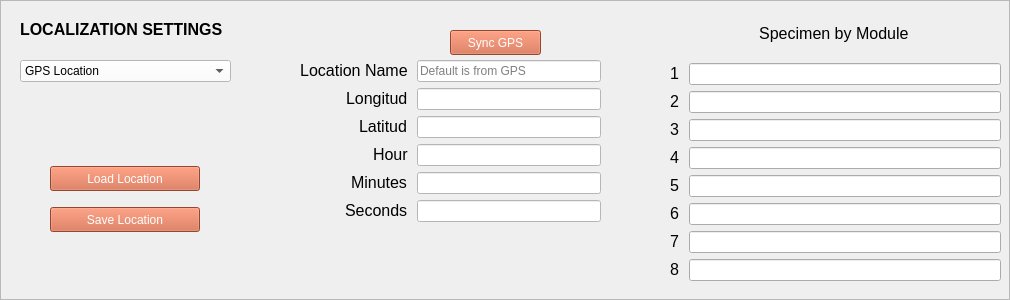
         <widget class="QFrame" name="main_tab_LocalizationSettings_Frame">
          <property name="minimumSize">
           <size>
            <width>1000</width>
            <height>300</height>
           </size>
          </property>
          <property name="maximumSize">
           <size>
            <width>16777215</width>
            <height>16777215</height>
           </size>
          </property>
          <property name="frameShape">
           <enum>QFrame::StyledPanel</enum>
          </property>
          <property name="frameShadow">
           <enum>QFrame::Raised</enum>
          </property>
          <widget class="QLabel" name="main_tab_LocalizationSettings_Label">
           <property name="geometry">
            <rect>
             <x>20</x>
             <y>20</y>
             <width>221</width>
             <height>16</height>
            </rect>
           </property>
           <property name="text">
            <string>&lt;html&gt;&lt;head/&gt;&lt;body&gt;&lt;p&gt;&lt;span style=&quot;
													font-size:12pt; font-weight:600;&quot;&gt;LOCALIZATION SETTINGS&lt;/span&gt;&lt;/p&gt;&lt;/body&gt;&lt;/html&gt;
												</string>
           </property>
          </widget>
          <widget class="QPushButton" name="main_tab_LocalizationSettings_acquire_GPS_Button">
           <property name="geometry">
            <rect>
             <x>450</x>
             <y>30</y>
             <width>91</width>
             <height>25</height>
            </rect>
           </property>
           <property name="minimumSize">
            <size>
             <width>0</width>
             <height>25</height>
            </size>
           </property>
           <property name="maximumSize">
            <size>
             <width>100</width>
             <height>25</height>
            </size>
           </property>
           <property name="layoutDirection">
            <enum>Qt::LeftToRight</enum>
           </property>
           <property name="autoFillBackground">
            <bool>false</bool>
           </property>
           <property name="styleSheet">
            <string notr="true">background-color: rgb(209, 99, 65);
													color: rgb(255, 255, 255);
													font: 12pt &quot;MS Shell Dlg 2&quot;;
												</string>
           </property>
           <property name="text">
            <string>Sync GPS</string>
           </property>
          </widget>
          <widget class="QWidget" name="layoutWidget">
           <property name="geometry">
            <rect>
             <x>300</x>
             <y>60</y>
             <width>301</width>
             <height>182</height>
            </rect>
           </property>
           <layout class="QFormLayout" name="main_tab_localization_Form">
            <property name="labelAlignment">
             <set>Qt::AlignRight|Qt::AlignTrailing|Qt::AlignVCenter</set>
            </property>
            <item row="0" column="0">
             <widget class="QLabel" name="main_tab_longitud_Label">
              <property name="text">
               <string>&lt;html&gt;&lt;head/&gt;&lt;body&gt;&lt;p align=&quot;right&quot;&gt;&lt;span
																style=&quot; font-size:12pt;&quot;&gt;Location Name&lt;/span&gt;&lt;/p&gt;&lt;/body&gt;&lt;/html&gt;
															</string>
              </property>
              <property name="buddy">
               <cstring>main_tab_LocalizationSettings_Name_lineEdit
															</cstring>
              </property>
             </widget>
            </item>
            <item row="0" column="1">
             <widget class="QLineEdit" name="main_tab_LocalizationSettings_Name_lineEdit">
              <property name="maximumSize">
               <size>
                <width>500</width>
                <height>16777215</height>
               </size>
              </property>
              <property name="styleSheet">
               <string notr="true">background-color: rgb(255, 255, 255);
																font: 12pt &quot;MS Shell Dlg 2&quot;;
																color: rgb(0, 0, 0)
															</string>
              </property>
              <property name="placeholderText">
               <string>Default is from GPS</string>
              </property>
             </widget>
            </item>
            <item row="1" column="0">
             <widget class="QLabel" name="main_tab_Localization_longitudLabel">
              <property name="text">
               <string>&lt;html&gt;&lt;head/&gt;&lt;body&gt;&lt;p&gt;&lt;span
																style=&quot; font-size:12pt;&quot;&gt;Longitud&lt;/span&gt;&lt;/p&gt;&lt;/body&gt;&lt;/html&gt;
															</string>
              </property>
              <property name="buddy">
               <cstring>main_tab_LocalizationSettings_longitudLineEdit
															</cstring>
              </property>
             </widget>
            </item>
            <item row="1" column="1">
             <widget class="QLineEdit" name="main_tab_LocalizationSettings_longitudLineEdit">
              <property name="styleSheet">
               <string notr="true">background-color: rgb(255, 255, 255);
																font: 12pt &quot;MS Shell Dlg 2&quot;;
																color: rgb(0, 0, 0)
															</string>
              </property>
             </widget>
            </item>
            <item row="2" column="0">
             <widget class="QLabel" name="main_tab_Localization_latitudLabel">
              <property name="text">
               <string>&lt;html&gt;&lt;head/&gt;&lt;body&gt;&lt;p&gt;&lt;span
																style=&quot; font-size:12pt;&quot;&gt; Latitud&lt;/span&gt;&lt;/p&gt;&lt;/body&gt;&lt;/html&gt;
															</string>
              </property>
              <property name="buddy">
               <cstring>main_tab_LocalizationSettings_latitudLineEdit
															</cstring>
              </property>
             </widget>
            </item>
            <item row="2" column="1">
             <widget class="QLineEdit" name="main_tab_LocalizationSettings_latitudLineEdit">
              <property name="styleSheet">
               <string notr="true">background-color: rgb(255, 255, 255);
																font: 12pt &quot;MS Shell Dlg 2&quot;;
																color: rgb(0, 0, 0)
															</string>
              </property>
             </widget>
            </item>
            <item row="3" column="0">
             <widget class="QLabel" name="main_tab_Localization_hourLabel">
              <property name="text">
               <string>&lt;html&gt;&lt;head/&gt;&lt;body&gt;&lt;p align=&quot;right&quot;&gt;&lt;span
																style=&quot; font-size:12pt;&quot;&gt;Hour&lt;/span&gt;&lt;/p&gt;&lt;/body&gt;&lt;/html&gt;
															</string>
              </property>
              <property name="buddy">
               <cstring>main_tab_LocalizationSettings_hourLineEdit
															</cstring>
              </property>
             </widget>
            </item>
            <item row="3" column="1">
             <widget class="QLineEdit" name="main_tab_LocalizationSettings_hourLineEdit">
              <property name="styleSheet">
               <string notr="true">background-color: rgb(255, 255, 255);
																font: 12pt &quot;MS Shell Dlg 2&quot;;
																color: rgb(0, 0, 0)
															</string>
              </property>
             </widget>
            </item>
            <item row="4" column="0">
             <widget class="QLabel" name="main_tab_Localization_minutesLabel">
              <property name="text">
               <string>&lt;html&gt;&lt;head/&gt;&lt;body&gt;&lt;p&gt;&lt;span
																style=&quot; font-size:12pt;&quot;&gt;Minutes&lt;/span&gt;&lt;/p&gt;&lt;/body&gt;&lt;/html&gt;
															</string>
              </property>
              <property name="buddy">
               <cstring>main_tab_LocalizationSettings_minutesLineEdit
															</cstring>
              </property>
             </widget>
            </item>
            <item row="4" column="1">
             <widget class="QLineEdit" name="main_tab_LocalizationSettings_minutesLineEdit">
              <property name="styleSheet">
               <string notr="true">background-color: rgb(255, 255, 255);
																font: 12pt &quot;MS Shell Dlg 2&quot;;
																color: rgb(0, 0, 0)
															</string>
              </property>
             </widget>
            </item>
            <item row="5" column="0">
             <widget class="QLabel" name="main_tab_Localization_secondsLabel">
              <property name="text">
               <string>&lt;html&gt;&lt;head/&gt;&lt;body&gt;&lt;p&gt;&lt;span
																style=&quot; font-size:12pt;&quot;&gt;Seconds&lt;/span&gt;&lt;/p&gt;&lt;/body&gt;&lt;/html&gt;
															</string>
              </property>
              <property name="buddy">
               <cstring>main_tab_LocalizationSettings_secondsLineEdit
															</cstring>
              </property>
             </widget>
            </item>
            <item row="5" column="1">
             <widget class="QLineEdit" name="main_tab_LocalizationSettings_secondsLineEdit">
              <property name="styleSheet">
               <string notr="true">background-color: rgb(255, 255, 255);
																font: 12pt &quot;MS Shell Dlg 2&quot;;
																color: rgb(0, 0, 0)
															</string>
              </property>
             </widget>
            </item>
           </layout>
          </widget>
          <widget class="QComboBox" name="main_tab_LocalizationSettings_type_DropBox">
           <property name="geometry">
            <rect>
             <x>20</x>
             <y>60</y>
             <width>211</width>
             <height>22</height>
            </rect>
           </property>
           <property name="styleSheet">
            <string notr="true">background-color: rgb(255, 255, 255);
													font: 12pt &quot;MS Shell Dlg 2&quot;;
													color: rgb(0, 0, 0)
												</string>
           </property>
           <item>
            <property name="text">
             <string>GPS Location</string>
            </property>
           </item>
           <item>
            <property name="text">
             <string>Specimen Location</string>
            </property>
           </item>
          </widget>
          <widget class="QWidget" name="verticalLayoutWidget">
           <property name="geometry">
            <rect>
             <x>670</x>
             <y>10</y>
             <width>331</width>
             <height>271</height>
            </rect>
           </property>
           <layout class="QVBoxLayout" name="verticalLayout_5">
            <item alignment="Qt::AlignHCenter">
             <widget class="QLabel" name="label">
              <property name="text">
               <string>&lt;html&gt;&lt;head/&gt;&lt;body&gt;&lt;p align=&quot;center&quot;&gt;&lt;span
																style=&quot; font-size:12pt;&quot;&gt;Specimen by Module&lt;/span&gt;&lt;/p&gt;&lt;/body&gt;&lt;/html&gt;
															</string>
              </property>
             </widget>
            </item>
            <item>
             <layout class="QFormLayout" name="formLayout">
              <item row="0" column="0">
               <widget class="QLabel" name="main_tab_module_loc_Label_1">
                <property name="text">
                 <string>&lt;html&gt;&lt;head/&gt;&lt;body&gt;&lt;p&gt;&lt;span
																		style=&quot; font-size:12pt;&quot;&gt;1&lt;/span&gt;&lt;/p&gt;&lt;/body&gt;&lt;/html&gt;
																	</string>
                </property>
                <property name="buddy">
                 <cstring>main_tab_module_loc_LineEdit_1</cstring>
                </property>
               </widget>
              </item>
              <item row="0" column="1">
               <widget class="QLineEdit" name="main_tab_module_loc_LineEdit_1">
                <property name="styleSheet">
                 <string notr="true">background-color: rgb(255, 255,
																		255);
																		font: 12pt &quot;MS Shell Dlg 2&quot;;
																		color: rgb(0, 0, 0)
																	</string>
                </property>
               </widget>
              </item>
              <item row="1" column="0">
               <widget class="QLabel" name="main_tab_module_loc_Label_2">
                <property name="text">
                 <string>&lt;html&gt;&lt;head/&gt;&lt;body&gt;&lt;p&gt;&lt;span
																		style=&quot; font-size:12pt;&quot;&gt;2&lt;/span&gt;&lt;/p&gt;&lt;/body&gt;&lt;/html&gt;
																	</string>
                </property>
                <property name="buddy">
                 <cstring>main_tab_module_loc_LineEdit_2</cstring>
                </property>
               </widget>
              </item>
              <item row="1" column="1">
               <widget class="QLineEdit" name="main_tab_module_loc_LineEdit_2">
                <property name="styleSheet">
                 <string notr="true">background-color: rgb(255, 255,
																		255);
																		font: 12pt &quot;MS Shell Dlg 2&quot;;
																		color: rgb(0, 0, 0)
																	</string>
                </property>
               </widget>
              </item>
              <item row="2" column="0">
               <widget class="QLabel" name="main_tab_module_loc_Label_3">
                <property name="text">
                 <string>&lt;html&gt;&lt;head/&gt;&lt;body&gt;&lt;p&gt;&lt;span
																		style=&quot; font-size:12pt;&quot;&gt;3&lt;/span&gt;&lt;/p&gt;&lt;/body&gt;&lt;/html&gt;
																	</string>
                </property>
                <property name="buddy">
                 <cstring>main_tab_module_loc_LineEdit_3</cstring>
                </property>
               </widget>
              </item>
              <item row="2" column="1">
               <widget class="QLineEdit" name="main_tab_module_loc_LineEdit_3">
                <property name="styleSheet">
                 <string notr="true">background-color: rgb(255, 255,
																		255);
																		font: 12pt &quot;MS Shell Dlg 2&quot;;
																		color: rgb(0, 0, 0)
																	</string>
                </property>
               </widget>
              </item>
              <item row="3" column="0">
               <widget class="QLabel" name="main_tab_module_loc_Label_4">
                <property name="text">
                 <string>&lt;html&gt;&lt;head/&gt;&lt;body&gt;&lt;p&gt;&lt;span
																		style=&quot; font-size:12pt;&quot;&gt;4&lt;/span&gt;&lt;/p&gt;&lt;/body&gt;&lt;/html&gt;
																	</string>
                </property>
                <property name="buddy">
                 <cstring>main_tab_module_loc_LineEdit_4</cstring>
                </property>
               </widget>
              </item>
              <item row="3" column="1">
               <widget class="QLineEdit" name="main_tab_module_loc_LineEdit_4">
                <property name="styleSheet">
                 <string notr="true">background-color: rgb(255, 255,
																		255);
																		font: 12pt &quot;MS Shell Dlg 2&quot;;
																		color: rgb(0, 0, 0)
																	</string>
                </property>
               </widget>
              </item>
              <item row="4" column="0">
               <widget class="QLabel" name="main_tab_module_loc_Label_5">
                <property name="text">
                 <string>&lt;html&gt;&lt;head/&gt;&lt;body&gt;&lt;p&gt;&lt;span
																		style=&quot; font-size:12pt;&quot;&gt;5&lt;/span&gt;&lt;/p&gt;&lt;/body&gt;&lt;/html&gt;
																	</string>
                </property>
                <property name="buddy">
                 <cstring>main_tab_module_loc_LineEdit_5</cstring>
                </property>
               </widget>
              </item>
              <item row="4" column="1">
               <widget class="QLineEdit" name="main_tab_module_loc_LineEdit_5">
                <property name="styleSheet">
                 <string notr="true">background-color: rgb(255, 255,
																		255);
																		font: 12pt &quot;MS Shell Dlg 2&quot;;
																		color: rgb(0, 0, 0)
																	</string>
                </property>
               </widget>
              </item>
              <item row="5" column="0">
               <widget class="QLabel" name="main_tab_module_loc_Label_6">
                <property name="text">
                 <string>&lt;html&gt;&lt;head/&gt;&lt;body&gt;&lt;p&gt;&lt;span
																		style=&quot; font-size:12pt;&quot;&gt;6&lt;/span&gt;&lt;/p&gt;&lt;/body&gt;&lt;/html&gt;
																	</string>
                </property>
                <property name="buddy">
                 <cstring>main_tab_module_loc_LineEdit_6</cstring>
                </property>
               </widget>
              </item>
              <item row="5" column="1">
               <widget class="QLineEdit" name="main_tab_module_loc_LineEdit_6">
                <property name="styleSheet">
                 <string notr="true">background-color: rgb(255, 255,
																		255);
																		font: 12pt &quot;MS Shell Dlg 2&quot;;
																		color: rgb(0, 0, 0)
																	</string>
                </property>
               </widget>
              </item>
              <item row="6" column="0">
               <widget class="QLabel" name="main_tab_module_loc_Label_7">
                <property name="text">
                 <string>&lt;html&gt;&lt;head/&gt;&lt;body&gt;&lt;p&gt;&lt;span
																		style=&quot; font-size:12pt;&quot;&gt;7&lt;/span&gt;&lt;/p&gt;&lt;/body&gt;&lt;/html&gt;
																	</string>
                </property>
                <property name="buddy">
                 <cstring>main_tab_module_loc_LineEdit_7</cstring>
                </property>
               </widget>
              </item>
              <item row="6" column="1">
               <widget class="QLineEdit" name="main_tab_module_loc_LineEdit_7">
                <property name="styleSheet">
                 <string notr="true">background-color: rgb(255, 255,
																		255);
																		font: 12pt &quot;MS Shell Dlg 2&quot;;
																		color: rgb(0, 0, 0)
																	</string>
                </property>
               </widget>
              </item>
              <item row="7" column="0">
               <widget class="QLabel" name="main_tab_module_loc_Label_8">
                <property name="text">
                 <string>&lt;html&gt;&lt;head/&gt;&lt;body&gt;&lt;p&gt;&lt;span
																		style=&quot; font-size:12pt;&quot;&gt;8&lt;/span&gt;&lt;/p&gt;&lt;/body&gt;&lt;/html&gt;
																	</string>
                </property>
                <property name="buddy">
                 <cstring>main_tab_module_loc_LineEdit_8</cstring>
                </property>
               </widget>
              </item>
              <item row="7" column="1">
               <widget class="QLineEdit" name="main_tab_module_loc_LineEdit_8">
                <property name="styleSheet">
                 <string notr="true">background-color: rgb(255, 255,
																		255);
																		font: 12pt &quot;MS Shell Dlg 2&quot;;
																		color: rgb(0, 0, 0)
																	</string>
                </property>
               </widget>
              </item>
             </layout>
            </item>
           </layout>
          </widget>
          <widget class="QWidget" name="verticalLayoutWidget_3">
           <property name="geometry">
            <rect>
             <x>50</x>
             <y>160</y>
             <width>152</width>
             <height>80</height>
            </rect>
           </property>
           <layout class="QVBoxLayout" name="verticalLayout_8">
            <property name="spacing">
             <number>10</number>
            </property>
            <item>
             <widget class="QPushButton" name="main_tab_LocalizationSettings_LOAD_LOCATION_button">
              <property name="minimumSize">
               <size>
                <width>150</width>
                <height>25</height>
               </size>
              </property>
              <property name="maximumSize">
               <size>
                <width>150</width>
                <height>25</height>
               </size>
              </property>
              <property name="styleSheet">
               <string notr="true">background-color: rgb(209, 99, 65);
																color: rgb(255, 255, 255);
																font: 12pt &quot;MS Shell Dlg 2&quot;;
															</string>
              </property>
              <property name="text">
               <string>Load Location</string>
              </property>
             </widget>
            </item>
            <item>
             <widget class="QPushButton" name="main_tab_LocalizationSettings_SAVE_LOCATION_button">
              <property name="minimumSize">
               <size>
                <width>150</width>
                <height>25</height>
               </size>
              </property>
              <property name="maximumSize">
               <size>
                <width>150</width>
                <height>25</height>
               </size>
              </property>
              <property name="styleSheet">
               <string notr="true">background-color: rgb(209, 99, 65);
																color: rgb(255, 255, 255);
																font: 12pt &quot;MS Shell Dlg 2&quot;;
															</string>
              </property>
              <property name="text">
               <string>Save Location</string>
              </property>
             </widget>
            </item>
           </layout>
          </widget>
         </widget>
